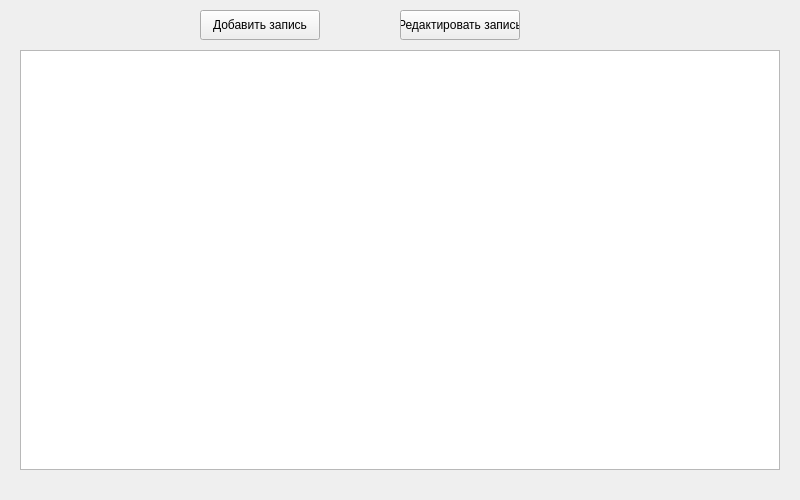
<?xml version="1.0" encoding="UTF-8"?>
<ui version="4.0">
 <class>MainWindow</class>
 <widget class="QMainWindow" name="MainWindow">
  <property name="geometry"><rect><x>0</x><y>0</y><width>800</width><height>500</height></rect></property>
  <property name="windowTitle"><string>Информация о кофе</string></property>
  <widget class="QWidget" name="centralwidget">
   <widget class="QPushButton" name="addButton">
    <property name="geometry"><rect><x>200</x><y>10</y><width>120</width><height>30</height></rect></property>
    <property name="text"><string>Добавить запись</string></property>
   </widget>
   <widget class="QPushButton" name="editButton">
    <property name="geometry"><rect><x>400</x><y>10</y><width>120</width><height>30</height></rect></property>
    <property name="text"><string>Редактировать запись</string></property>
   </widget>
   <widget class="QTableWidget" name="tableWidget">
    <property name="geometry"><rect><x>20</x><y>50</y><width>760</width><height>420</height></rect></property>
   </widget>
  </widget>
 </widget>
</ui>
